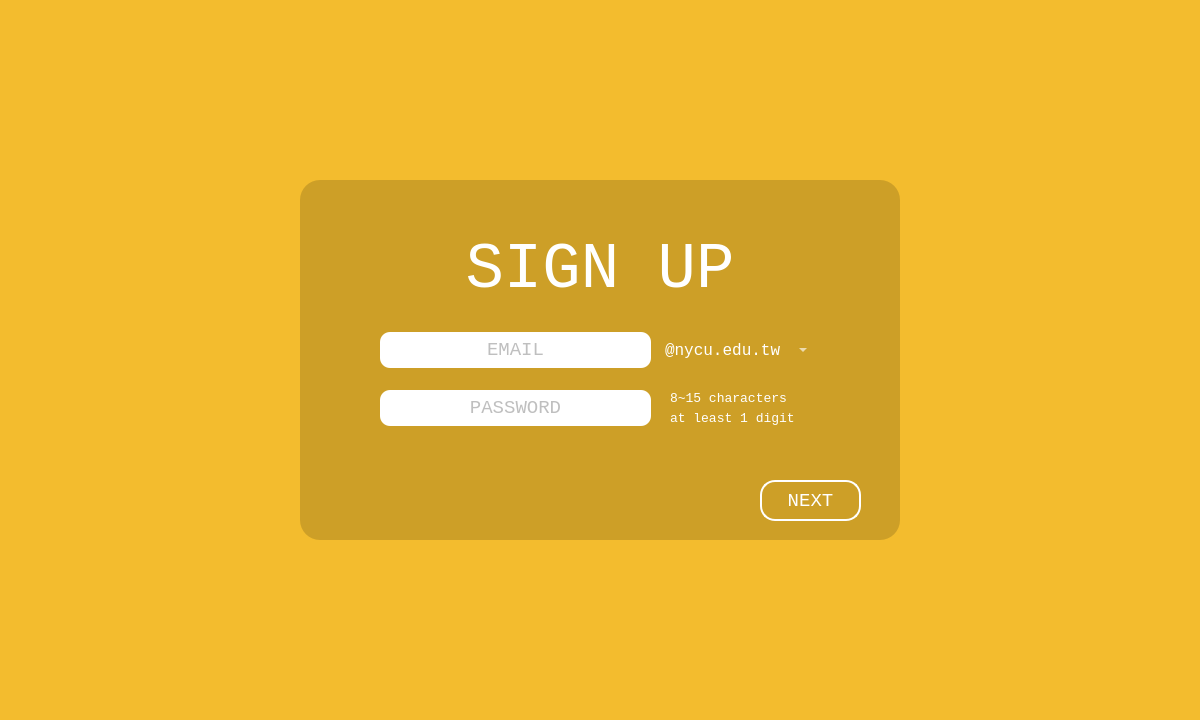
<?xml version="1.0" encoding="UTF-8"?>
<ui version="4.0">
 <class>signup</class>
 <widget class="QDialog" name="signup">
  <property name="geometry">
   <rect>
    <x>0</x>
    <y>0</y>
    <width>1200</width>
    <height>720</height>
   </rect>
  </property>
  <property name="windowTitle">
   <string>Dialog</string>
  </property>
  <property name="styleSheet">
   <string notr="true">background-color: rgb(243, 188, 46);</string>
  </property>
  <widget class="QLabel" name="label_signup">
   <property name="geometry">
    <rect>
     <x>455</x>
     <y>240</y>
     <width>290</width>
     <height>60</height>
    </rect>
   </property>
   <property name="font">
    <font>
     <family>Consolas</family>
     <pointsize>48</pointsize>
     <weight>50</weight>
     <bold>false</bold>
     <underline>false</underline>
     <kerning>true</kerning>
    </font>
   </property>
   <property name="autoFillBackground">
    <bool>false</bool>
   </property>
   <property name="styleSheet">
    <string notr="true">background-color: rgba(0, 0, 0, 0);
color: rgb(255, 255, 255);</string>
   </property>
   <property name="frameShape">
    <enum>QFrame::NoFrame</enum>
   </property>
   <property name="text">
    <string>SIGN UP</string>
   </property>
   <property name="textFormat">
    <enum>Qt::AutoText</enum>
   </property>
   <property name="scaledContents">
    <bool>false</bool>
   </property>
   <property name="alignment">
    <set>Qt::AlignCenter</set>
   </property>
   <property name="margin">
    <number>0</number>
   </property>
  </widget>
  <widget class="QPushButton" name="pushButton_next">
   <property name="geometry">
    <rect>
     <x>760</x>
     <y>480</y>
     <width>101</width>
     <height>41</height>
    </rect>
   </property>
   <property name="font">
    <font>
     <family>Consolas</family>
     <pointsize>14</pointsize>
    </font>
   </property>
   <property name="focusPolicy">
    <enum>Qt::ClickFocus</enum>
   </property>
   <property name="autoFillBackground">
    <bool>false</bool>
   </property>
   <property name="styleSheet">
    <string notr="true">color: rgb(255, 255, 255);
background-color: rgba(255, 255, 255, 0);
border: 2px solid white;
border-radius:  15px; </string>
   </property>
   <property name="text">
    <string>NEXT</string>
   </property>
   <property name="iconSize">
    <size>
     <width>20</width>
     <height>20</height>
    </size>
   </property>
   <property name="autoDefault">
    <bool>false</bool>
   </property>
   <property name="default">
    <bool>false</bool>
   </property>
   <property name="flat">
    <bool>true</bool>
   </property>
  </widget>
  <widget class="QLineEdit" name="lineEdit_account">
   <property name="geometry">
    <rect>
     <x>380</x>
     <y>332</y>
     <width>271</width>
     <height>36</height>
    </rect>
   </property>
   <property name="font">
    <font>
     <family>Consolas</family>
     <pointsize>14</pointsize>
    </font>
   </property>
   <property name="styleSheet">
    <string notr="true">border-radius:  10px; 
background-color: rgb(255, 255, 255);

color: rgb(127, 127, 127);</string>
   </property>
   <property name="alignment">
    <set>Qt::AlignCenter</set>
   </property>
   <property name="placeholderText">
    <string>EMAIL</string>
   </property>
  </widget>
  <widget class="QGraphicsView" name="foreground">
   <property name="enabled">
    <bool>false</bool>
   </property>
   <property name="geometry">
    <rect>
     <x>300</x>
     <y>180</y>
     <width>600</width>
     <height>360</height>
    </rect>
   </property>
   <property name="styleSheet">
    <string notr="true">background-color: rgba(0, 0, 0, 40);
border-radius:  20px; </string>
   </property>
  </widget>
  <widget class="QLineEdit" name="lineEdit_password">
   <property name="geometry">
    <rect>
     <x>380</x>
     <y>390</y>
     <width>271</width>
     <height>36</height>
    </rect>
   </property>
   <property name="font">
    <font>
     <family>Consolas</family>
     <pointsize>14</pointsize>
    </font>
   </property>
   <property name="styleSheet">
    <string notr="true">border-radius:  10px; 
background-color: rgb(255, 255, 255);

color: rgb(127, 127, 127);</string>
   </property>
   <property name="echoMode">
    <enum>QLineEdit::Password</enum>
   </property>
   <property name="alignment">
    <set>Qt::AlignCenter</set>
   </property>
   <property name="placeholderText">
    <string>PASSWORD</string>
   </property>
  </widget>
  <widget class="QPushButton" name="pushButton_back">
   <property name="geometry">
    <rect>
     <x>320</x>
     <y>200</y>
     <width>61</width>
     <height>41</height>
    </rect>
   </property>
   <property name="styleSheet">
    <string notr="true">image: url(:/back arrow.png);
background-color: rgba(255, 255, 255, 0);
color: rgb(255, 255, 255);</string>
   </property>
   <property name="text">
    <string/>
   </property>
   <property name="flat">
    <bool>true</bool>
   </property>
  </widget>
  <widget class="QComboBox" name="comboBox">
   <property name="geometry">
    <rect>
     <x>660</x>
     <y>332</y>
     <width>151</width>
     <height>36</height>
    </rect>
   </property>
   <property name="font">
    <font>
     <family>Consolas</family>
     <pointsize>12</pointsize>
    </font>
   </property>
   <property name="autoFillBackground">
    <bool>false</bool>
   </property>
   <property name="styleSheet">
    <string notr="true">border-radius:  10px; 
color: rgb(255, 255, 255);
selection-background-color: rgba(255, 255, 255, 0);
background-color: rgba(0, 0, 0, 0);</string>
   </property>
   <property name="frame">
    <bool>false</bool>
   </property>
   <item>
    <property name="text">
     <string>@nycu.edu.tw</string>
    </property>
   </item>
   <item>
    <property name="text">
     <string>@gmail.com</string>
    </property>
   </item>
  </widget>
  <widget class="QLabel" name="label">
   <property name="geometry">
    <rect>
     <x>670</x>
     <y>380</y>
     <width>161</width>
     <height>36</height>
    </rect>
   </property>
   <property name="font">
    <font>
     <family>Consolas</family>
     <pointsize>10</pointsize>
     <weight>50</weight>
     <italic>false</italic>
     <bold>false</bold>
    </font>
   </property>
   <property name="styleSheet">
    <string notr="true">border-radius:  12px; 
background-color: rgb(255, 255, 255,0);
color: rgb(255, 255, 255);
font: 10pt &quot;Consolas&quot;;</string>
   </property>
   <property name="text">
    <string>8~15 characters</string>
   </property>
  </widget>
  <widget class="QLabel" name="label_2">
   <property name="geometry">
    <rect>
     <x>670</x>
     <y>400</y>
     <width>171</width>
     <height>36</height>
    </rect>
   </property>
   <property name="font">
    <font>
     <family>Consolas</family>
     <pointsize>10</pointsize>
     <weight>50</weight>
     <italic>false</italic>
     <bold>false</bold>
    </font>
   </property>
   <property name="styleSheet">
    <string notr="true">border-radius:  12px; 
background-color: rgb(255, 255, 255,0);
color: rgb(255, 255, 255);
font: 10pt &quot;Consolas&quot;;</string>
   </property>
   <property name="text">
    <string>at least 1 digit</string>
   </property>
  </widget>
  <widget class="QTextBrowser" name="textBrowser_alert">
   <property name="geometry">
    <rect>
     <x>380</x>
     <y>440</y>
     <width>361</width>
     <height>81</height>
    </rect>
   </property>
   <property name="font">
    <font>
     <family>Consolas</family>
     <pointsize>11</pointsize>
     <weight>50</weight>
     <italic>false</italic>
     <bold>false</bold>
    </font>
   </property>
   <property name="styleSheet">
    <string notr="true">font: 11pt &quot;Consolas&quot;;
color: rgb(64, 64, 64);
background-color: rgba(255, 255, 255, 0);
border-color: rgba(255, 255, 255, 0);
border: 3px;

</string>
   </property>
  </widget>
  <zorder>foreground</zorder>
  <zorder>label_signup</zorder>
  <zorder>lineEdit_account</zorder>
  <zorder>pushButton_next</zorder>
  <zorder>lineEdit_password</zorder>
  <zorder>pushButton_back</zorder>
  <zorder>comboBox</zorder>
  <zorder>label</zorder>
  <zorder>label_2</zorder>
  <zorder>textBrowser_alert</zorder>
 </widget>
 <resources/>
 <connections/>
</ui>
